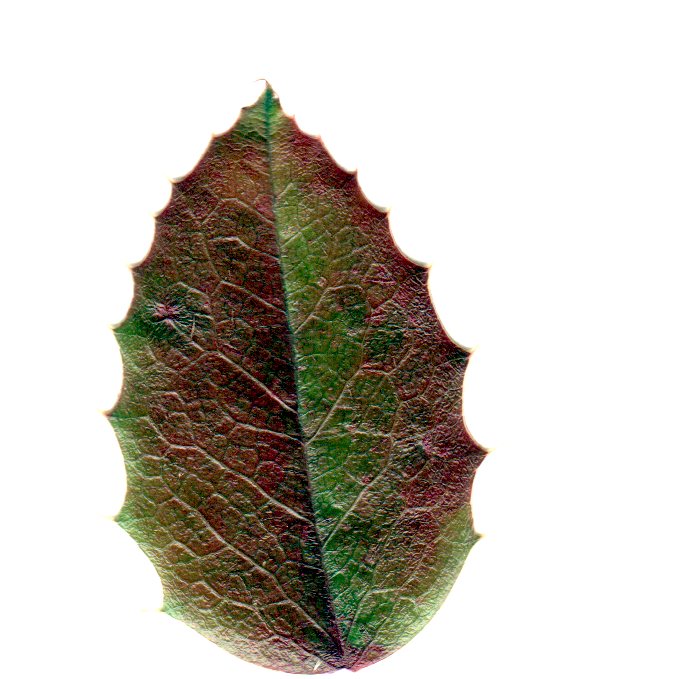
#> input picture input.png, 679 x 679 px
$ jupyter execute greyscale-historgram.ipynb
#> lines starting #> are read from the running program, lines starting #| are printed output that depends on the picture
[cell 1]
import numpy as np
import matplotlib.pyplot as plt
from skimage import io
from skimage import data
from skimage import color
from skimage.util import img_as_ubyte
from skimage.exposure import histogram
from skimage.morphology import disk
from skimage.filters.rank import entropy

image = img_as_ubyte(io.imread("input.png"))
#> image is the input picture: shape (679, 679, 3); mean R, G, B 198.7, 194.1, 185
greyscale_image = color.rgb2gray(image)
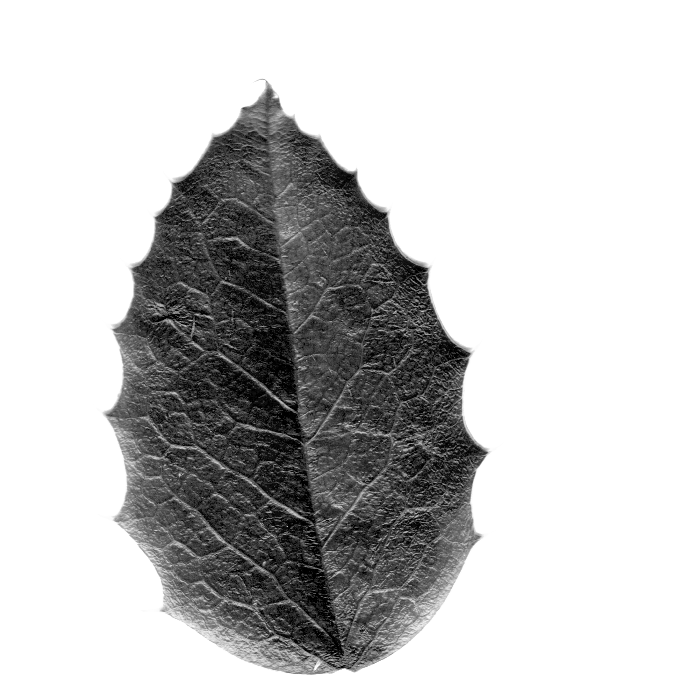
#> greyscale_image: shape (679, 679) float64; min 0, max 1, mean 0.762

fig, ax = plt.subplots(ncols=2, figsize=(10, 5), sharex=True, sharey=True)

fig.colorbar(ax[0].imshow(greyscale_image, cmap=plt.cm.gray), ax=ax[0])
ax[0].set_title('Grey image')

fig.colorbar(ax[1].imshow(entropy(greyscale_image, disk(5)), cmap=plt.cm.gray), ax=ax[1])
ax[1].set_title('Entropy')


# [9 lines of commented-out code are left out]


for a in ax:
    a.axis('off')

plt.tight_layout()
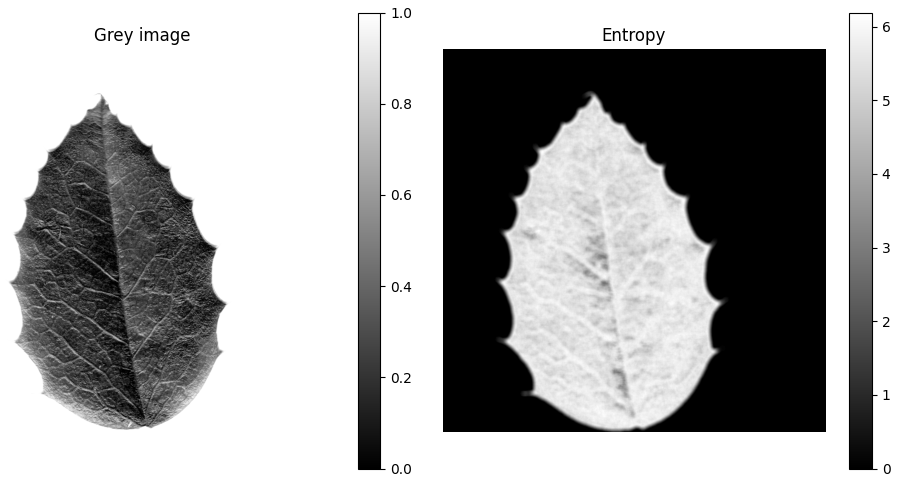
#> figure drawn by matplotlib, 4 panels
